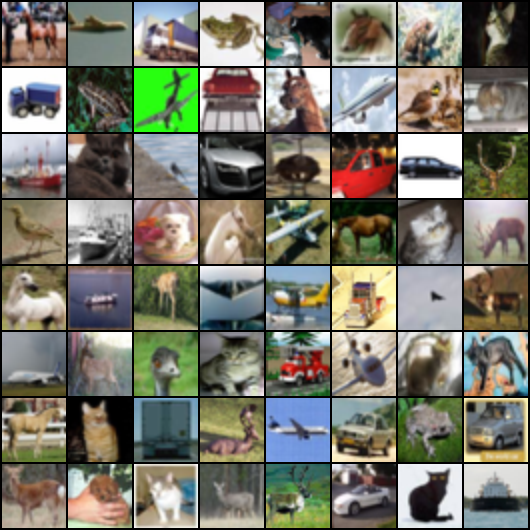
#> input picture results/real_samples.png, 530 x 530 px
$ jupyter execute Classifier.ipynb
#> lines starting #> are read from the running program, lines starting #| are printed output that depends on the picture
[cell 1]
import cv2
import os
from matplotlib import pyplot as plt
import numpy as np
import skimage.io as io

[cell 2]
########################################
######MODIFICAR IMAGEN PARA COMPARAR ###
########################################
def spectrumImage(path):
    #images_path = './results'
    #image_real = 'real_samples.png'
#> called with path = 'real_samples.png'
    img = io.imread(path)
#> img is the input picture: shape (530, 530, 3); mean R, G, B 120.3, 119.5, 106.8
    #plt.imshow(img)

    img = img.astype(np.float32)
    img = img/255

    for i in range(3):
        image = img[:,:,i]
        #Hacer 2D Fourier Trasnsformation
        fftImage= np.fft.fft2(image)
        #Computar el espectro del logaritmo
        fftImage = np.log(np.abs(fftImage)+1e-3)

        #Calcula los percentiles para unos valores
        fft_min = np.percentile(fftImage,5)
        fft_max = np.percentile(fftImage,95)

        fftImage = (fftImage - fft_min)/(fft_max - fft_min)
        fftImage = (fftImage-0.5)*2

        #Normaliza los valores
        fftImage[fftImage<-1] = -1
        fftImage[fftImage>1] = 1
#> this loop made 3 passes
#> fft_min on passes 1 to 3: -0.483, -0.522, -0.482
#> pass 1, in spectrumImage, `fftImage = np.log(np.abs(fftImage)+1e-3)`:
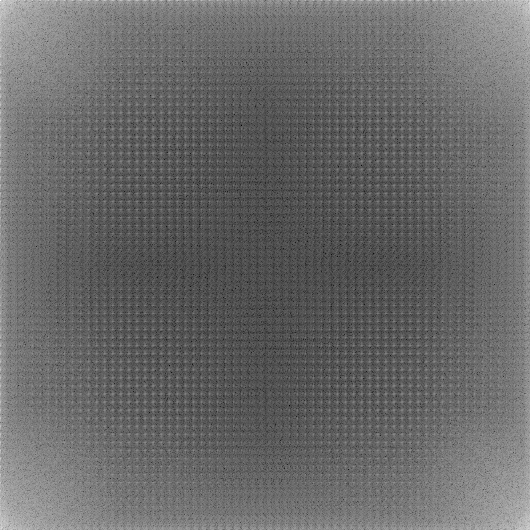
#> fftImage: shape (530, 530) float64; min -5.21, max 11.79, mean 1.8; drawn with min black and max white
#> after the loop:
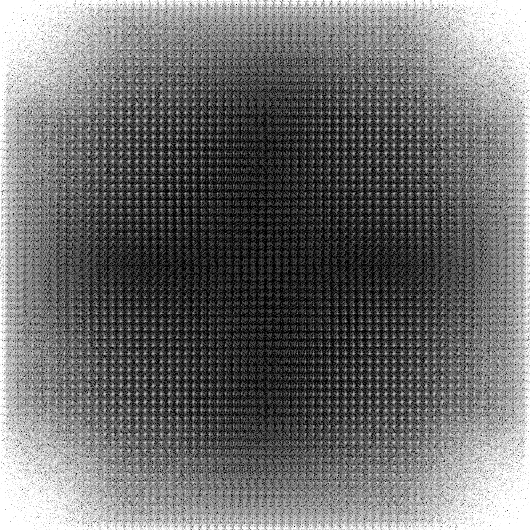
#> fftImage: shape (530, 530) float64; min -1, max 1, mean -0.13; drawn with min black and max white
#> after the loop:
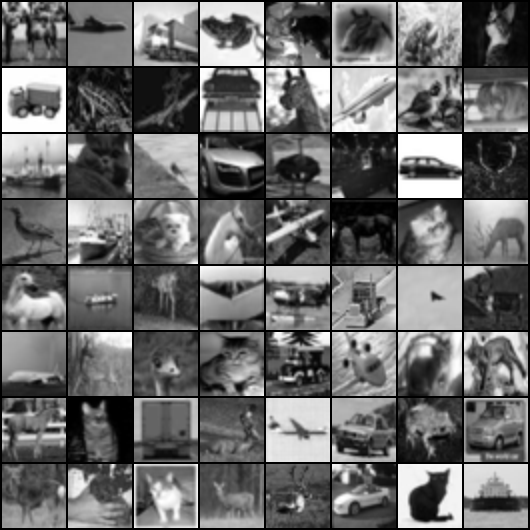
#> image: shape (530, 530) float32; min 0, max 1, mean 0.419

    plt.imshow(fftImage)

[cell 3]
#########################################
######FUNCION PARA COMPARAR##############
#########################################
def comparaImagenes(path1, path2):
    img1 = spectrumImage(path1)
    img2 = spectrumImage(path2)
#> call 2 of spectrumImage, with path = 'fake_samples_epoch_013.png'
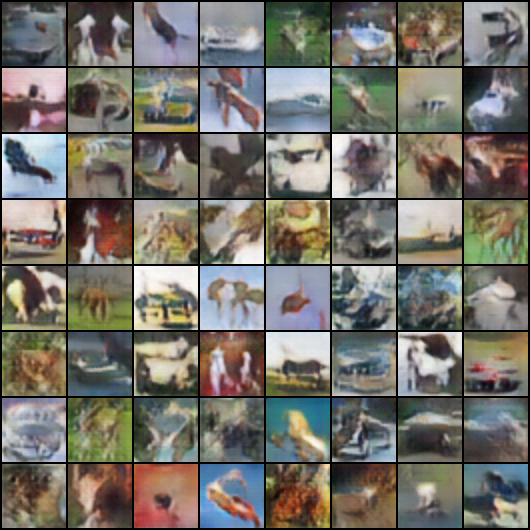
#> input picture results/fake_samples_epoch_013.png, 530 x 530 px
#> in spectrumImage, img is the input picture: shape (530, 530, 3); mean R, G, B 116.2, 113.2, 105.4
#> the loop in spectrumImage (call 2), `for i in range(3):` made 3 passes
#> (fft_min, fft_max) on passes 1 to 3: (-0.194, 4.51), (-0.241, 4.5), (-0.237, 4.52)
#> pass 1, in spectrumImage (call 2), `image = img[:,:,i]`:
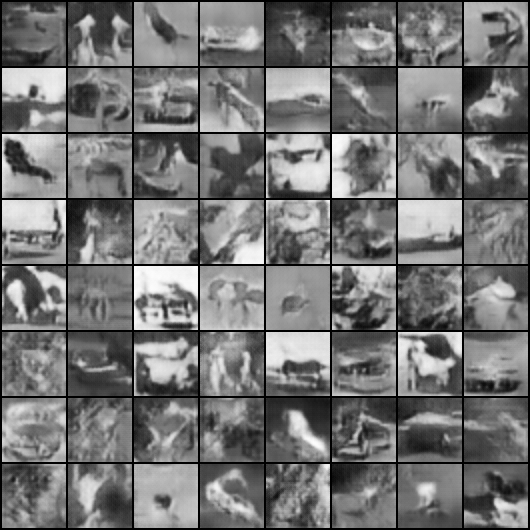
#> image: shape (530, 530) float32; min 0, max 1, mean 0.456
#> pass 1, in spectrumImage (call 2), `fftImage = np.log(np.abs(fftImage)+1e-3)`:
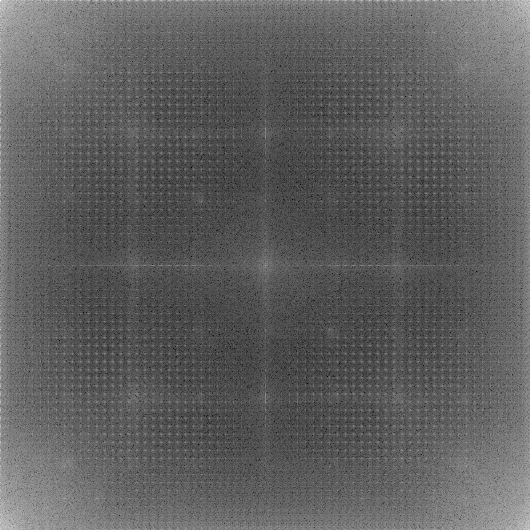
#> fftImage: shape (530, 530) float64; min -4.2, max 11.76, mean 1.78; drawn with min black and max white
#> after the loop in spectrumImage (call 2), `for i in range(3):`:
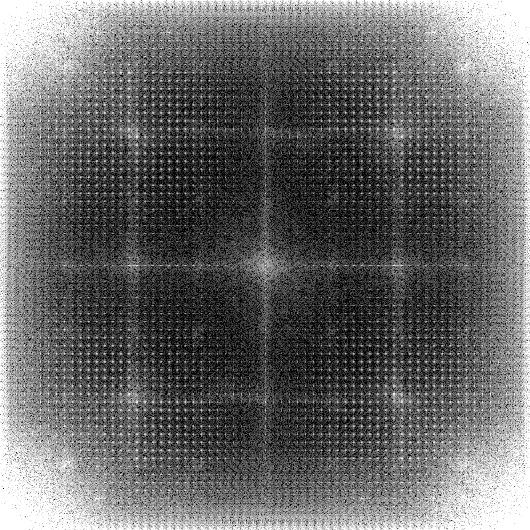
#> fftImage: shape (530, 530) float64; min -1, max 1, mean -0.169; drawn with min black and max white
#> after the loop in spectrumImage (call 2), `for i in range(3):`:
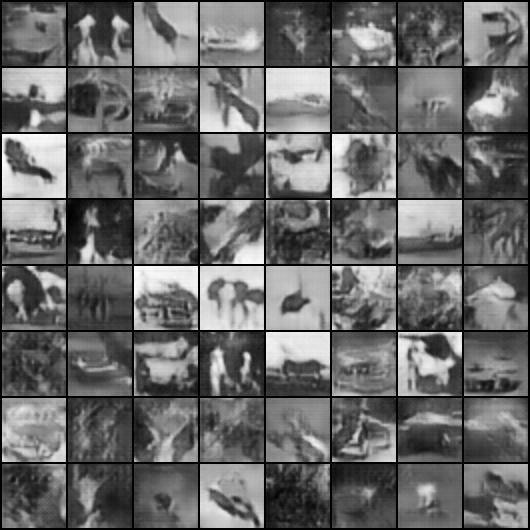
#> image: shape (530, 530) float32; min 0, max 0.992, mean 0.413
    diferencia = cv2.subtract(img1,img2)
    print(diferencia)

    if not np.any(diferencia):
        print("Las imágenes son iguales")
    else:
        print("Las imágenes son iguales")

[cell 4]
comparaImagenes('real_samples.png', 'fake_samples_epoch_013.png')

[cell 5]
imgReal = spectrumImage('real_samples.png')
#> the loop in spectrumImage (call 3), `for i in range(3):` made 3 passes
#> pass 2, in spectrumImage (call 3), `image = img[:,:,i]`:
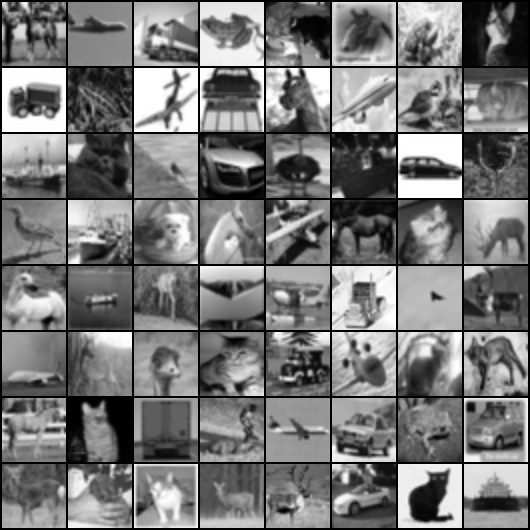
#> image: shape (530, 530) float32; min 0, max 1, mean 0.469

[cell 6]
imgFake = spectrumImage('fake_samples_epoch_013.png')
#> the loop in spectrumImage (call 4), `for i in range(3):` made 3 passes
#> pass 2, in spectrumImage (call 4), `image = img[:,:,i]`:
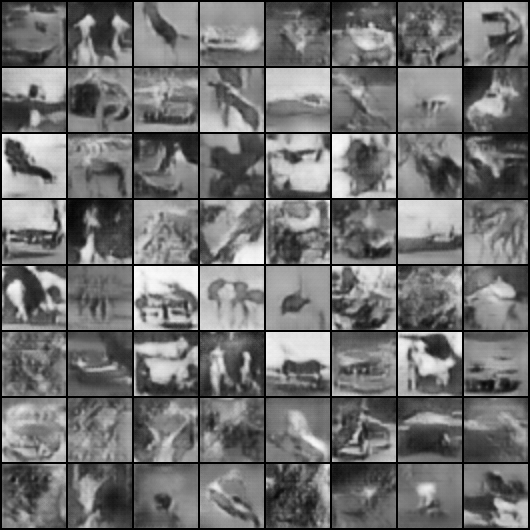
#> image: shape (530, 530) float32; min 0, max 0.992, mean 0.444
